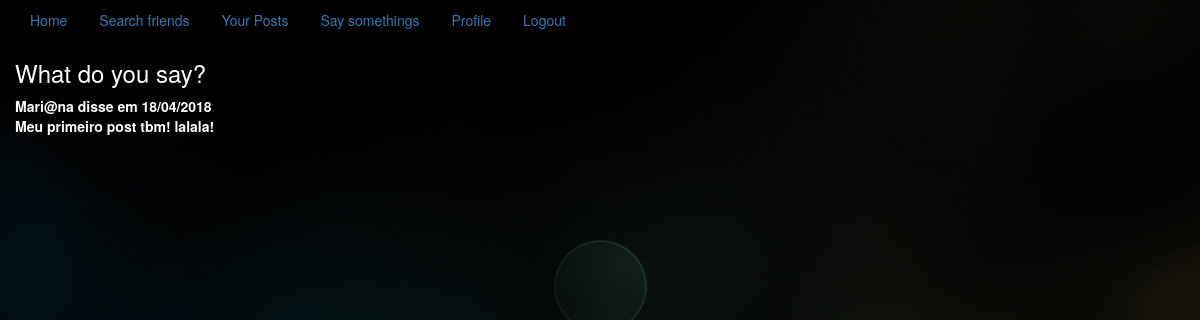
/ (signed in), run on the app's committed database.
### tables this page shows
CREATE TABLE `tb_posts` (
  `id_post` int(11) NOT NULL,
  `the_post` varchar(240) NOT NULL,
  `date` varchar(20) NOT NULL,
  `id_user` int(11) NOT NULL
);

CREATE TABLE `tb_users` (
  `id_user` int(11) NOT NULL,
  `name` varchar(100) NOT NULL,
  `email` varchar(80) NOT NULL,
  `user_name` varchar(60) NOT NULL,
  `password` varchar(64) NOT NULL,
  `profile_img` text NOT NULL,
  `id_followers` text NOT NULL
);

### functions/postsDAO.php (called while the page is built, shortened)
<?php
function get_posts($user_data){
	$conn = get_connection();
	$sql = "SELECT ".POSTS.".*, ".USERS.".user_name FROM " . POSTS .
	" INNER JOIN ".USERS. " ON ".POSTS.".id_user = ".USERS.".id_user WHERE ".POSTS.".id_user IN (" .
	$user_data['id_followers'].")";
	$result = mysqli_query($conn, $sql);
	if(mysqli_affected_rows($conn) > 0){
		return $result;
	}else{
		return null;
	}
}
function has_followers($id_user){
	$conn = get_connection();
	$sql = "SELECT * FROM ". USERS . " WHERE id_followers NOT LIKE '' AND id_user = " . $id_user;
	$result = mysqli_query($conn, $sql);
	if(mysqli_affected_rows($conn) > 0){
		return true;
	}else{
		return false;
	}
}
?>

### index.php (the view, shortened to what this page needs)
<!DOCTYPE html>
<html lang="pt-br">
<head>
	<link rel="stylesheet" type="text/css" href="bootstrap/css/bootstrap.min.css">
</head>
<body class="container-fluid">
	<?php include 'menu.php';
	if(empty($_SESSION)){
		echo '<h2 class="text text-warning">Entre para ver seu feed!</h2>';
	}else{
		include_once 'functions/postsDAO.php';
		if(has_followers($_SESSION['id_user'])){
			$result = get_posts($_SESSION);
			if($result != null){
				echo '<h3 >What do you say?</h3>';
				while($post = mysqli_fetch_assoc($result)){
					echo '<b>'.$post['user_name'].'</b>'. '<b>'. '&nbsp'. 'disse em '.
					$post['date']. '</b>' . ":<br>";
					echo '<b>'. $post['the_post']. '</b>' . "<br><br>";
				}
			}else{
				echo '<h3>Seus amigos ainda não postaram nada!</h3>';
			}
		}else{
			echo '<h3>Você ainda não está seguindo nenhum amigo!</h3>';
		}
	}
	?>
</body>
</html>

### index.php (style rules this page uses)
body { background-image: url("img/imagem3.jpg"); }
h3 { color: #FFFFFF; }
b { color: #FFFFFF; }

### data on the page
tb_posts: id_user.user_name "Mari@na", date "18/04/2018", the_post "Meu primeiro post tbm! lalala!"
